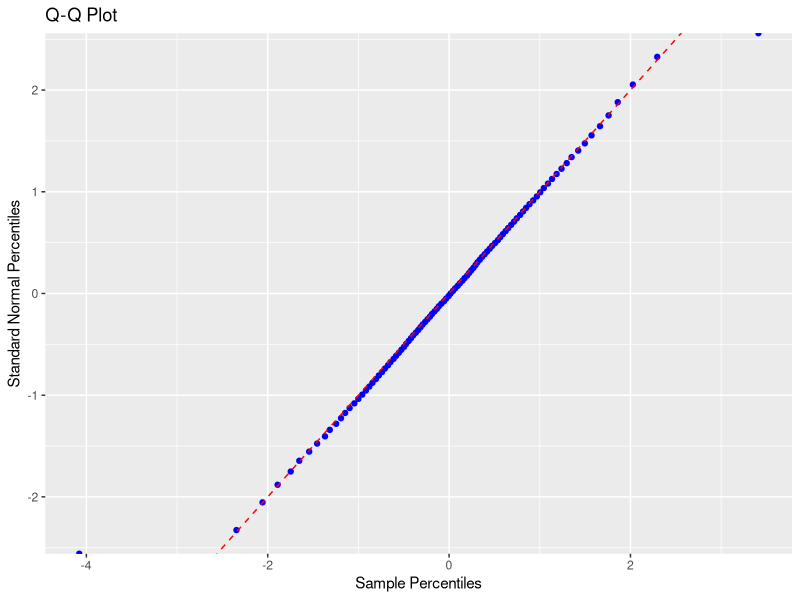
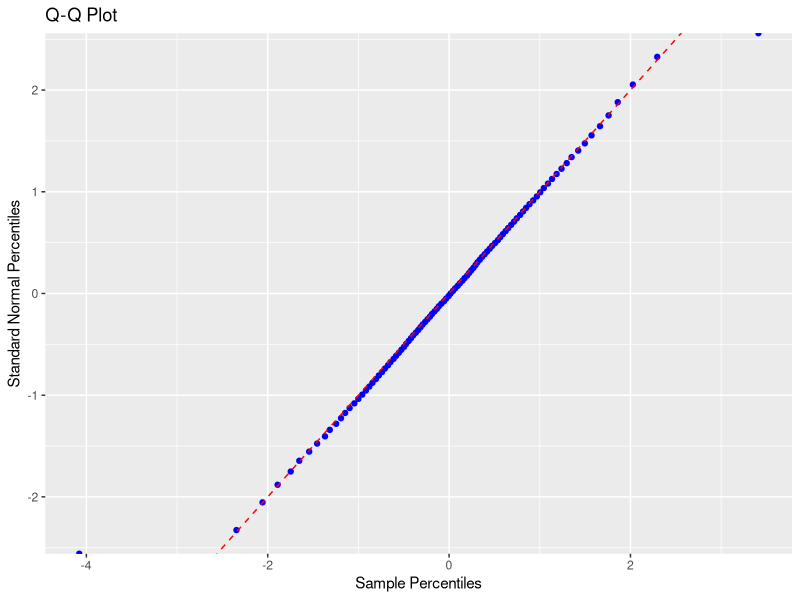

The R source for these figures, in order:
## ---- chunk 1
knitr::opts_chunk$set(echo = TRUE)
## ---- chunk 2
cran_mirror <- "https://cran.rstudio.com/"
options(repos = c(CRAN = cran_mirror))
install.packages("tidyr")
## ---- chunk 3
set.seed(210)
install.packages("ggplot2")
library(ggplot2)
rejection_sampling <- function(n) {
  samples <- numeric(n)
  c <- 2.5
  
  for (i in 1:n) {
    repeat {
      y <- rcauchy(1)
      acceptance_prob <- dnorm(y) / (c * dcauchy(y))
      if (runif(1) < acceptance_prob) {
        samples[i] <- y
        break
      }
    }
  }
  return(samples)
}
sample_size <- 10000
sample <- rejection_sampling(sample_size)
sample_percentiles <- quantile(sample, seq(0, 1, 0.01))
standard_normal_percentiles <- qnorm(seq(0, 1, 0.01))

qq_plot <- ggplot() +
  geom_point(aes(sample_percentiles, standard_normal_percentiles), color = "blue") +
  geom_abline(intercept = 0, slope = 1, linetype = "dashed", color = "red") +
  labs(title = "Q-Q Plot", x = "Sample Percentiles", y = "Standard Normal Percentiles")

# Display Q-Q plot
print(qq_plot)
## ---- chunk 4
# Set the seed
set.seed(210)
library(ggplot2)
rejection_sampling <- function(n) {
  samples <- numeric(n)
  c <- 2.5
  for (i in 1:n) {
    repeat {
      y <- rcauchy(1)
      acceptance_prob <- dnorm(y) / (c * dcauchy(y))
      if (runif(1) < acceptance_prob) {
        samples[i] <- y
        break
      }
    }
  }
  return(samples)
}

sample_size <- 10000
sample <- rejection_sampling(sample_size)
sample_percentiles <- quantile(sample, seq(0, 1, 0.01))
standard_normal_percentiles <- qnorm(seq(0, 1, 0.01))

qq_plot <- ggplot() +
  geom_point(aes(sample_percentiles, standard_normal_percentiles), color = "blue") +
  geom_abline(intercept = 0, slope = 1, linetype = "dashed", color = "red") +
  labs(title = "Q-Q Plot", x = "Sample Percentiles", y = "Standard Normal Percentiles")

print(qq_plot)
